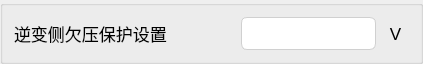
         <widget class="QGroupBox" name="groupBox_21">
          <property name="minimumSize">
           <size>
            <width>0</width>
            <height>64</height>
           </size>
          </property>
          <property name="maximumSize">
           <size>
            <width>16777215</width>
            <height>64</height>
           </size>
          </property>
          <property name="title">
           <string/>
          </property>
          <layout class="QHBoxLayout" name="horizontalLayout_30" stretch="7,5,1">
           <item>
            <widget class="QLabel" name="label_59">
             <property name="minimumSize">
              <size>
               <width>221</width>
               <height>31</height>
              </size>
             </property>
             <property name="font">
              <font>
               <pointsize>13</pointsize>
              </font>
             </property>
             <property name="text">
              <string>逆变侧欠压保护设置</string>
             </property>
             <property name="alignment">
              <set>Qt::AlignLeading|Qt::AlignLeft|Qt::AlignVCenter</set>
             </property>
            </widget>
           </item>
           <item>
            <widget class="MyLineEdit" name="h16902">
             <property name="minimumSize">
              <size>
               <width>0</width>
               <height>31</height>
              </size>
             </property>
             <property name="styleSheet">
              <string notr="true">QLineEdit {
    /* 苹果风格的数据展示LineEdit */
    border: 1px solid #D0D0D0;                  /* 浅灰色边框，模仿macOS的细边框 */
    border-radius: 6px;                         /* 圆角，符合macOS设计 */
    padding: 8px 12px;                         /* 内边距，提供舒适的阅读空间 */
    background-color: #FFFFFF;                 /* 白色背景 */
    color: #333333;                            /* 深灰色文字，提高可读性 */
    font-family: &quot;SF Pro Text&quot;, &quot;Helvetica Neue&quot;, &quot;Lucida Grande&quot;, sans-serif; /* macOS系统字体栈 */
    font-size: 14px;                           /* 默认字体大小 */
    selection-background-color: #007AFF;       /* 选中文本高亮色 (macOS蓝色) */
    selection-color: #FFFFFF;                  /* 选中文本颜色 (白色) */

    /* 只读状态下的特殊样式 */
    /* 注意：Qt中通常使用 setReadOnly(true) 来实现只读，但QSS可以定义其外观 */
}

/* 当LineEdit获得焦点时 (对于数据展示框，如果不需要焦点效果，可以省略或弱化) */
QLineEdit:focus {
    border: 1px solid #007AFF;                 /* 获得焦点时边框变为蓝色 */
    /* 如果作为纯展示框，也可以移除焦点边框变化 */
    /* border: 1px solid #D0D0D0; */
}

/* 禁用状态下的样式 (如果用于展示不可变数据) */
QLineEdit:disabled {
    background-color: #F5F5F7;                 /* macOS禁用元素背景色 */
    color: #A0A0A0;                            /* 禁用文字颜色 */
    border: 1px solid #E0E0E0;                 /* 禁用边框颜色 */
}</string>
             </property>
             <property name="readOnly">
              <bool>true</bool>
             </property>
            </widget>
           </item>
           <item>
            <widget class="QLabel" name="label_60">
             <property name="minimumSize">
              <size>
               <width>0</width>
               <height>31</height>
              </size>
             </property>
             <property name="font">
              <font>
               <pointsize>13</pointsize>
              </font>
             </property>
             <property name="text">
              <string>V</string>
             </property>
             <property name="alignment">
              <set>Qt::AlignCenter</set>
             </property>
            </widget>
           </item>
          </layout>
         </widget>
